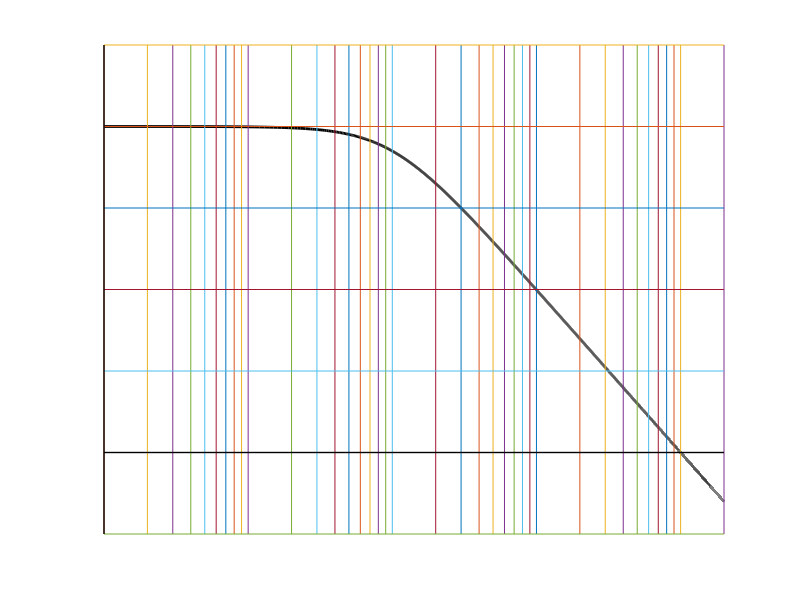
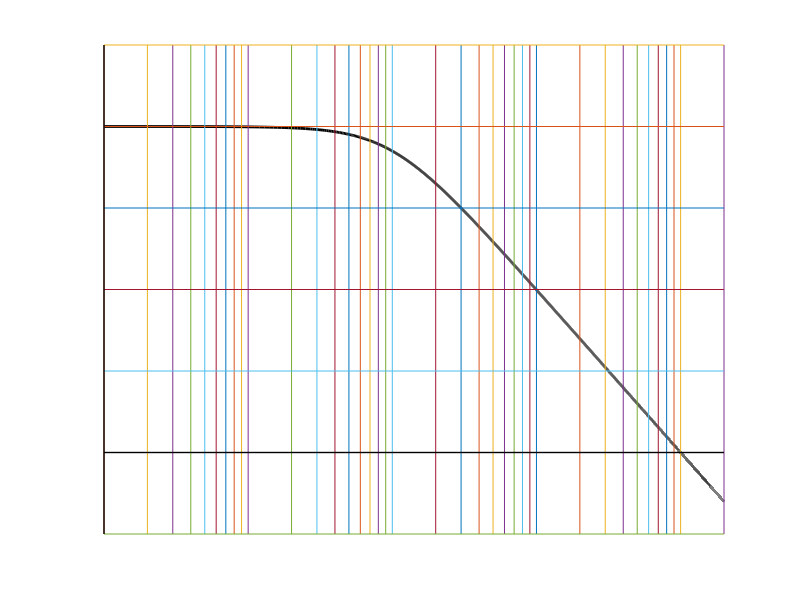

Write MATLAB code to recreate these figures, in order.
%RC circuit
clf
hold on

R=10000;
C=10^(-6);

wp=1/(R*C);

A=@(w) 100./(1+j.*w./wp);

w=1:1:20000;
plot(log10(w),20*log10(abs(A(w))),"linewidth",2,"color","black")

%grid
x=[1,2,3,4,5,6,7,8,9,10,20,30,40,50,60,70,80,90,100,200,300,400,500,600,700,800,900,1000,2000,3000,4000,5000,6000,7000,8000,9000,10000,20000];

for xtk=log10(x)
plot([xtk,xtk],[-10,50])
endfor

y=[-10,10,20,30,40,50];

for ytk=y
plot([0,log10(20000)],[ytk,ytk])
endfor


%axis

plot([0,log10(20000)],[0,0],"linewidth",1,"color","black")
plot([0,0],[-10,50],"linewidth",1,"color","black")

axis([0,log10(20000),-10,50])
grid off
axis off

print -demf bodeMagnitudeSinglePoleA.emf
print -deps bodeMagnitudeSinglePoleA.eps
